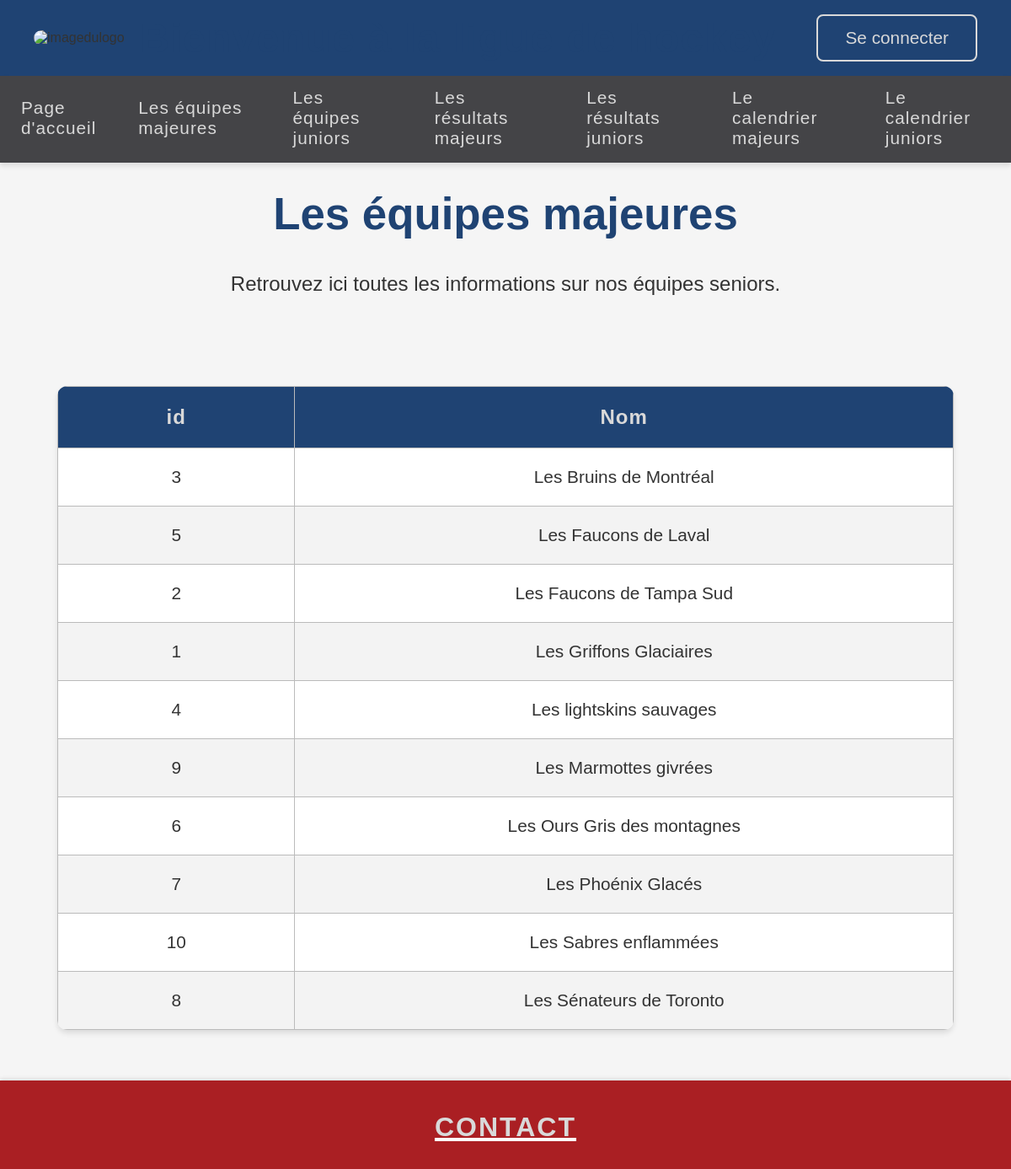
The app's page /index.php?action=voirEquipesSenior with its own data.
### tables this page shows
CREATE TABLE Equipes_Majeures
(
    id_equipes_majeurs INT PRIMARY KEY AUTO_INCREMENT,
    nom_equipes_majeurs VARCHAR(65) UNIQUE
);

### index.php (called while the page is built, shortened)
<?php
if (!isset($_GET['action'])) {
	$action = "";
} else {
	$action = $_GET['action'];
}
$controleur = Manufacture::creerControleur($action);
$nomVue = $controleur->executerAction();
include_once("vues/" . $nomVue . ".php");

### modele/Equipes.class.php (called while the page is built, shortened)
<?php
class Equipe
{
    private $id;
    private $nom;
    public function __construct($id, $nom)
    {
        $this->id = $id;
        $this->nom = $nom;
    }
    public function getId()
    {
        return $this->id;
    }
    public function getNom()
    {
        return $this->nom;
    }
}
?>

### modele/DAO/AbstractDAO.class.php (called while the page is built, shortened)
<?php
abstract class AbstractDAO implements DAO {
    protected static $connexion;
    protected static $tableName;
    protected static function getConnexion() {
        try {
            if (!self::$connexion) {
                self::$connexion = ConnexionBD::getInstance();
            }
            return self::$connexion;
        } catch(Exception $e) {
            throw new Exception("Impossible d'obtenir la connexion à la BD: " . $e->getMessage());
        }
    }
    protected static function closeConnexion() {
        if (self::$connexion) {
            self::$connexion = null;
        }
    }
    public static function chercherTous() {
        return self::chercherAvecFiltre("");
    }
    public static function chercherAvecFiltre($filtre) {
        try {
            $connexion = self::getConnexion();
            $requete = $connexion->prepare("SELECT * FROM " . static::$tableName . " " . $filtre);
            $requete->execute();
            $result = [];
            $instance = new static();
            while ($enr = $requete->fetch(PDO::FETCH_ASSOC)) {
                $result[] = $instance->createObject($enr);
            }
            return $result;
        } catch (Exception $e) {
            throw new Exception("Erreur lors de la recherche avec filtre: " . $e->getMessage());
        } finally {
            self::closeConnexion();
        }
    }
}

### controleurs/controleurVoirEquipesSenior.class.php (called while the page is built, shortened)
<?php
	class VoirEquipesSenior extends  Controleur {
		public function executerAction() {
			$this->tabEquipesSenior = EquipesSeniorDAO::chercherTous();
			return "PageEquipes";
		}
}
?>

### vues/inclusions/fonctions.inc.php (the view, shortened to what this page needs)
<?php
function afficherTableEquipesSenior($unTableauSenior, $isAdmin = false) {
    echo "<table>";
    echo "<thead>";
    echo "<tr>";
    echo "<th>id</th>";
    echo "<th>Nom</th>";
    echo "</tr>";
    echo "</thead>";
    echo "<tbody>";
    foreach ($unTableauSenior as $UneEquipeSenior) {
        echo "<tr>";
        echo "<td>" . $UneEquipeSenior->getId() . "</td>";
        echo "<td>" . $UneEquipeSenior->getNom() . "</td>";
        echo "</tr>";
    }
    echo "</tbody>";
    echo "</table>";
}
?>

### vues/PageEquipes.php (shortened to what this page needs)
<!DOCTYPE html>
<html lang="fr">
<head>
    <link rel="stylesheet" href="css/style.css?v=<?php echo time(); ?>">
</head>
<body>
    <header>
        <div class="Header-elements">
            <div class="site-logo"><img src="images/logo.png" width="160" height="120" alt="imagedulogo"></div>
            <div class="NomDuSite">
                <h1>Bienvenue à la ligue de hockey</h1>
            </div>
            <?php if (!empty($_SESSION['utilisateurConnecte'])): ?>
                <a href="?action=seDeconnecter" class="seconnecter">Se déconnecter</a>
            <?php else: ?>
                <a href="?action=seConnecter" class="seconnecter">Se connecter</a>
            <?php endif; ?>
        </div>
    </header>
    <nav id="menu-horizontal">
        <ul>
            <li><a href="?action=voirPageAccueil">Page d'accueil</a></li>
            <li><a href="?action=voirEquipesSenior">Les équipes majeures</a></li>
            <li><a href="?action=voirEquipesJunior">Les équipes juniors</a></li>
            <li><a href="?action=voirResultatsSenior">Les résultats majeurs</a></li>
            <li><a href="?action=voirResultatsJunior">Les résultats juniors</a></li>
            <li><a href="?action=voirCalendrierSenior">Le calendrier majeurs</a></li>
            <li><a href="?action=voirCalendrierJunior">Le calendrier juniors</a></li>
        </ul>
    </nav>
    <div class="corps">
        <main class="main-content">
            <div class="apropos"><h2>Les équipes majeures</h2></div>
            <div class="texte"><p>Retrouvez ici toutes les informations sur nos équipes seniors.</p></div>
            <div class="Équipes">
                <?php
                include_once "/vues/inclusions/fonctions.inc.php";
                afficherTableEquipesSenior($controleur->getTabEquipesSenior(), !empty($_SESSION['is_admin']));
                ?>
            </div>
        </main>
    </div>
    <footer>
        <div class="contact">
            <a href="mailto:2253910@crosemont.qc.ca">CONTACT</a>
        </div>
    </footer>
</body>
</html>

### css/style.css (style rules this page uses)
:root { --primary-color: #1F4373; --secondary-color: #AA1F23; --text-light: #D9D9D9; --text-dark: #333333; --background-light: #f5f5f5; --shadow: 0 4px 6px rgba(0, 0, 0, 0.1); }
* { margin: 0; padding: 0; box-sizing: border-box; }
body { background-color: var(--background-light); min-height: 100vh; margin: 0; padding: 0; display: flex; flex-direction: column; font-family: 'Arial', sans-serif; color: var(--text-dark); }
header { background-color: var(--primary-color); width: 100%; box-shadow: var(--shadow); min-height: 90px; }
.Header-elements { display: flex; justify-content: space-between; align-items: center; padding: 10px 40px; max-width: 1400px; margin: 0 auto; min-height: 90px; }
.site-logo img { border-radius: 10px; transition: transform 0.3s ease; width: 160px; height: 120px; }
.NomDuSite { color: var(--text-light); text-align: center; flex: 1; }
.NomDuSite h1 { font-size: 3rem; font-weight: 700; margin: 0; text-decoration: none; letter-spacing: 1.5px; }
.seconnecter { color: var(--text-light); font-size: 1.3rem; text-decoration: none; padding: 14px 32px; border: 2.5px solid var(--text-light); border-radius: 8px; transition: all 0.3s ease; background: transparent; margin-left: 30px; }
.corps { display: flex; flex: 1; width: 100%; max-width: 1400px; margin: 0 auto; padding: 0; gap: 0; background: transparent; }
table { width: 95%; border-collapse: collapse; margin: 40px auto; background: white; box-shadow: var(--shadow); border-radius: 12px; overflow: hidden; font-size: 1.4rem; }
th, td { padding: 22px 28px; text-align: center; border: 1.5px solid #bbb; font-size: 1.3rem; min-width: 120px; height: 48px; }
th { background-color: var(--primary-color); color: var(--text-light); font-weight: 700; font-size: 1.5rem; letter-spacing: 1px; }
tr:nth-child(even) { background-color: #f3f3f3; }
footer { background-color: var(--secondary-color); width: 100%; padding: 20px 0; margin-top: auto; box-shadow: 0 -2px 5px rgba(0, 0, 0, 0.1); display: flex; justify-content: center; align-items: center; }
.contact { text-align: center; width: 100%; }
.contact a { color: var(--text-light); text-decoration: none; font-size: 2rem; transition: color 0.3s ease; font-weight: bold; letter-spacing: 2px; }
h1, h2, h3 { color: var(--primary-color); margin-bottom: 15px; }
.apropos { color: var(--primary-color); font-size: 2.2rem; margin-bottom: 18px; text-align: center; }
.texte { color: var(--text-dark); font-size: 1.5rem; line-height: 1.7; margin-bottom: 40px; text-align: center; max-width: 900px; }
.Équipes { margin: 20px; width: calc(100% - 40px); display: flex; justify-content: center; }
.contact { color: white; font-size: 40px; font-style: normal; font-weight: 400; line-height: normal; text-decoration-line: underline; text-transform: uppercase; margin: 10px; float: right; }
.main-content { flex: 1; display: flex; flex-direction: column; align-items: center; justify-content: flex-start; padding: 30px 20px 0 20px; min-width: 0; }
#menu-horizontal { width: 100%; background: #444447; box-shadow: var(--shadow); display: flex; justify-content: center; align-items: center; min-height: 70px; margin-bottom: 0; z-index: 10; }
#menu-horizontal ul { display: flex; justify-content: center; align-items: center; list-style: none; margin: 0; padding: 0; width: 100%; }
#menu-horizontal ul li { margin: 0 25px; }
#menu-horizontal ul li a { color: var(--text-light); text-decoration: none; font-size: 1.3rem; padding: 14px 0; display: block; border-bottom: 3px solid transparent; transition: all 0.3s; font-weight: 500; letter-spacing: 1px; }

### records on screen
equipes_majeures: id_equipes_majeurs "3", nom_equipes_majeurs "Les Bruins de Montréal"
equipes_majeures: id_equipes_majeurs "5", nom_equipes_majeurs "Les Faucons de Laval"
equipes_majeures: id_equipes_majeurs "2", nom_equipes_majeurs "Les Faucons de Tampa Sud"
equipes_majeures: id_equipes_majeurs "1", nom_equipes_majeurs "Les Griffons Glaciaires"
equipes_majeures: id_equipes_majeurs "4", nom_equipes_majeurs "Les lightskins sauvages"
equipes_majeures: id_equipes_majeurs "9", nom_equipes_majeurs "Les Marmottes givrées"
equipes_majeures: id_equipes_majeurs "6", nom_equipes_majeurs "Les Ours Gris des montagnes"
equipes_majeures: id_equipes_majeurs "7", nom_equipes_majeurs "Les Phoénix Glacés"
equipes_majeures: id_equipes_majeurs "10", nom_equipes_majeurs "Les Sabres enflammées"
equipes_majeures: id_equipes_majeurs "8", nom_equipes_majeurs "Les Sénateurs de Toronto"
